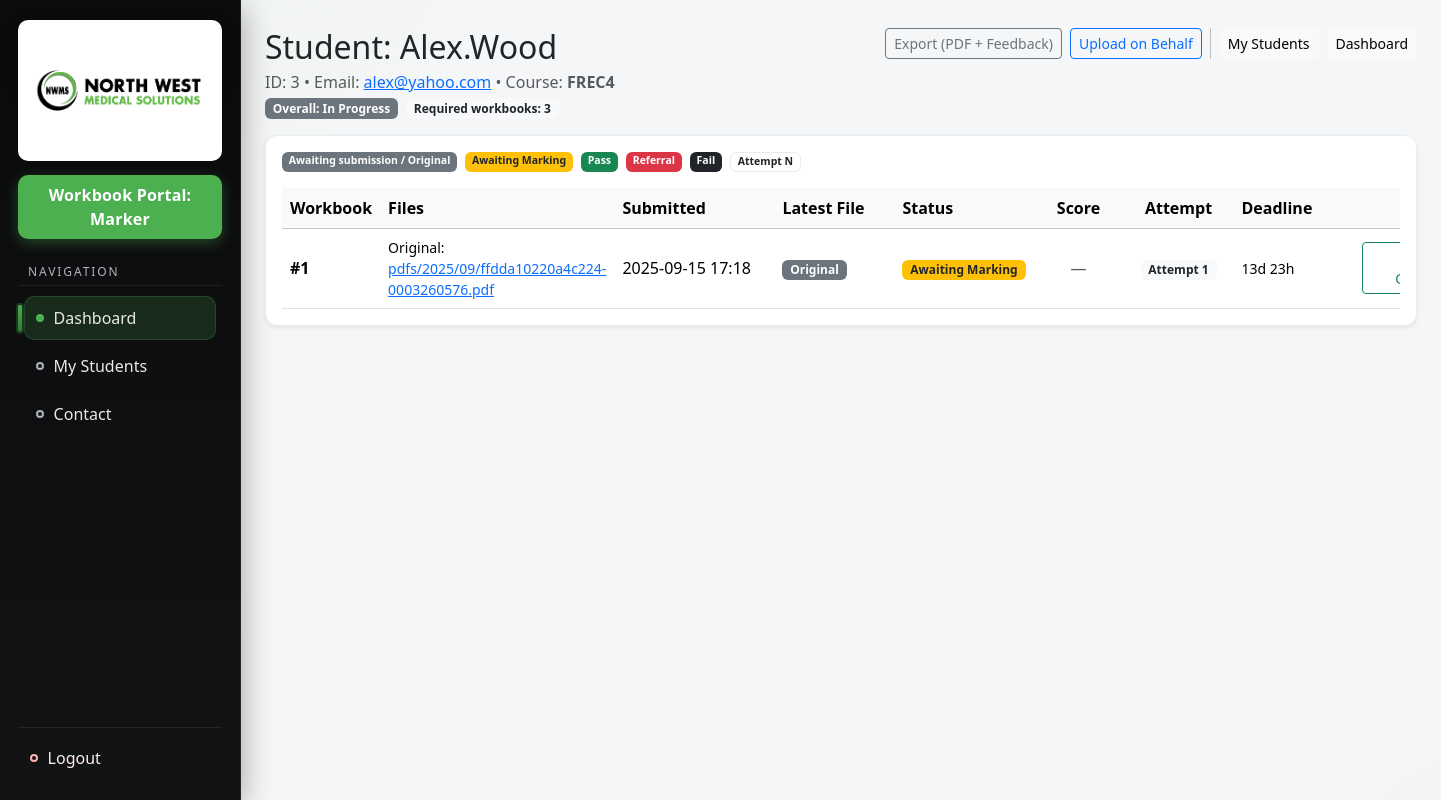
/marker_view_student/3 (signed in), run on an earlier commit of the app's database.
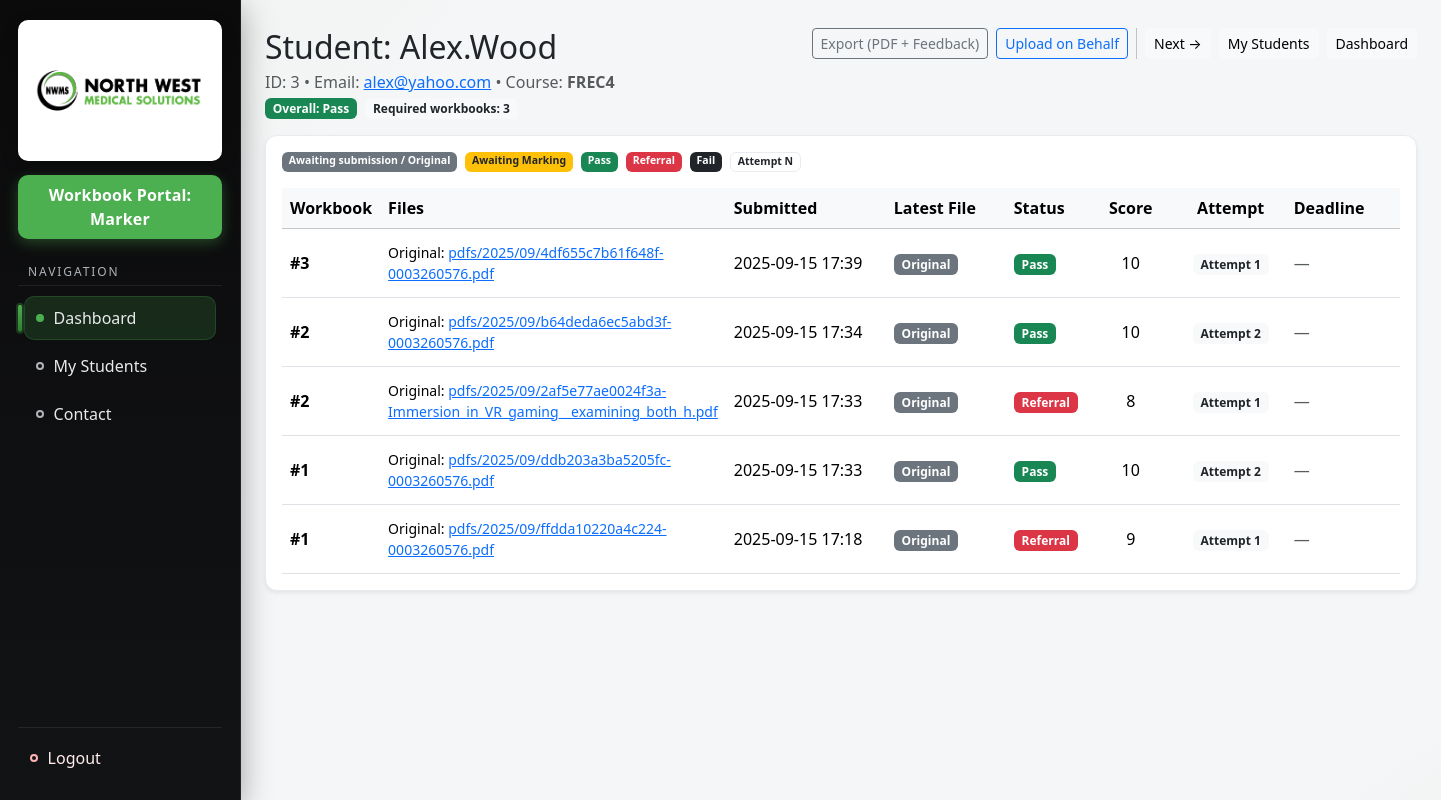
And on a later commit of the database.
### app.py (models this page shows)
class User(UserMixin, db.Model):
    id       = db.Column(db.Integer, primary_key=True)
    username = db.Column(db.String(150), nullable=False, unique=True)
    email    = db.Column(db.String(150), nullable=False, unique=True)
    password = db.Column(db.String(150), nullable=False)
    role     = db.Column(db.String(50),  nullable=False)  # 'student','marker','admin'
    course   = db.Column(db.String(10),  nullable=True)   # for students
    cohort_id = db.Column(db.Integer, db.ForeignKey('cohort.id'), nullable=True)
    cohort = db.relationship('Cohort', foreign_keys=[cohort_id])

class WorkbookSubmission(db.Model):
    id          = db.Column(db.Integer, primary_key=True)
    student_id  = db.Column(db.Integer, db.ForeignKey('user.id'), nullable=False)
    workbook_number = db.Column(db.Integer, nullable=False)
    file_path   = db.Column(db.String(255))
    submission_time = db.Column(db.DateTime, default=now_utc_naive)
    marked      = db.Column(db.Boolean, default=False)
    score       = db.Column(db.Integer, nullable=True)
    feedback    = db.Column(db.Text, nullable=True)
    is_referral = db.Column(db.Boolean, default=False)
    referral_count = db.Column(db.Integer, default=0)  # increments when a submission is set to Referral
    corrected_submission_path = db.Column(db.String(255), nullable=True)
    corrected_submission_time = db.Column(db.DateTime, nullable=True)
    student = db.relationship('User', foreign_keys=[student_id])

### app.py (the view)
@app.route('/marker_view_student/<int:student_id>')
@login_required
def marker_view_student(student_id):
    if current_user.role != 'marker':
        return redirect(url_for('login'))
    if not marker_is_assigned_to_student(current_user.id, student_id):
        abort(403)
    student = db.session.get(User, student_id)
    if not student:
        abort(404)
    workbooks = WorkbookSubmission.query.filter_by(student_id=student.id).all()
    required = get_total_workbooks(student.course)
    workbooks_dict = {w.workbook_number: w for w in workbooks}
    assigned_students = get_assigned_students_for_marker(current_user.id)
    ids = [s.id for s in sorted(assigned_students, key=lambda s: s.id)]
    idx = ids.index(student.id)
    prev_id = ids[idx - 1] if idx > 0 else None
    next_id = ids[idx + 1] if idx < len(ids) - 1 else None
    return render_template('marker_view_student.html', student=student, required=required,
                           workbooks=workbooks, workbooks_dict=workbooks_dict,
                           status=compute_overall_status([build_workbook_item(student.id, n) for n in range(1, required + 1)], required),
                           now=now_utc_naive(), timedelta=timedelta, prev_id=prev_id, next_id=next_id,
                           get_marking_deadline=get_marking_deadline)

### templates/marker_view_student.html (shortened to what this page needs)
{% extends 'base.html' %}
{% block content %}
<div class="d-flex flex-wrap align-items-start justify-content-between mb-3 gap-2">
  <div>
    <h2 class="mb-1">Student: {{ student.username }}</h2>
    <div class="text-muted">
      ID: {{ student.id }} •
      Email: <a href="mailto:{{ student.email }}">{{ student.email }}</a> •
      Course: <strong>{{ student.course or '—' }}</strong>
    </div>
    <div class="mt-1 d-flex align-items-center flex-wrap gap-2">
      {% if status == 'Pass' %}
        <span class="badge bg-success">Overall: Pass</span>
      {% elif status == 'Fail' %}
        <span class="badge bg-dark">Overall: Fail</span>
      {% else %}
        <span class="badge bg-secondary">Overall: In Progress</span>
      {% endif %}
      <span class="badge bg-light text-dark">Required workbooks: {{ required }}</span>
    </div>
  </div>
  <div class="d-flex align-items-center flex-wrap gap-2">
    <a href="{{ url_for('export_student_report', student_id=student.id, with_feedback=1) }}"
       class="btn btn-outline-secondary btn-sm">
      Export (PDF + Feedback)
    </a>
    <a href="{{ url_for('proxy_upload', student_id=student.id) }}"
       class="btn btn-outline-primary btn-sm">
      Upload on Behalf
    </a>
    {% if next_id %}
      <a class="btn btn-light btn-sm" href="{{ url_for('marker_view_student', student_id=next_id) }}">Next &rarr;</a>
    {% endif %}
    <a class="btn btn-light btn-sm" href="{{ url_for('marker_students') }}">My Students</a>
    <a class="btn btn-light btn-sm" href="{{ url_for('marker_dashboard') }}">Dashboard</a>
  </div>
</div>
<div class="card shadow-sm">
  <div class="card-body">
    <div class="d-flex flex-wrap gap-2 mb-3 small">
      <span class="badge bg-secondary">Awaiting submission / Original</span>
      <span class="badge bg-warning text-dark">Awaiting Marking</span>
      <span class="badge bg-success">Pass</span>
      <span class="badge bg-danger">Referral</span>
      <span class="badge bg-dark">Fail</span>
      <span class="badge bg-outline">Attempt N</span>
    </div>
    <div class="table-responsive">
      <table class="table table-hover align-middle mb-0">
        <thead class="table-light">
          <tr>
            <th style="min-width:90px;">Workbook</th>
            <th>Files</th>
            <th style="min-width:160px;">Submitted</th>
            <th style="min-width:120px;">Latest File</th>
            <th>Status</th>
            <th class="text-center" style="min-width:90px;">Score</th>
            <th class="text-center" style="min-width:110px;">Attempt</th>
            <th style="min-width:120px;">Deadline</th>
            <th class="text-end" style="min-width:150px;">Actions</th>
          </tr>
        </thead>
        <tbody>
          {% for w in workbooks|sort(attribute='workbook_number')|sort(attribute='submission_time', reverse=True) %}
            {% set earlier_same_wb = (workbooks
                | selectattr('workbook_number','equalto', w.workbook_number)
                | selectattr('submission_time','lt', w.submission_time)
                | list
                | length) %}
            {% set attempt_n = earlier_same_wb + 1 %}
            {% set latest_file = w.corrected_submission_path or w.file_path %}
            {% set is_pdf = latest_file and (latest_file|string).lower().endswith('.pdf') %}
            {% set days_left, hours_left, deadline = get_marking_deadline(w) %}
            {% set overdue = (deadline - now).total_seconds() < 0 and not w.marked %}
            <tr class="{{ 'table-danger' if overdue else '' }}">
              <td class="fw-semibold">#{{ w.workbook_number }}</td>
              <td class="small">
                {% if w.file_path %}
                  <div>Original:
                    <a href="{{ url_for('uploaded_file', filename=w.file_path) }}" target="_blank" rel="noopener">
                      {{ w.file_path }}
                    </a>
                  </div>
                {% endif %}
              </td>
              <td>
                <div title="{{ w.submission_time }}">
                  {{ w.submission_time.strftime('%Y-%m-%d %H:%M') }}
                </div>
              </td>
              <td>
                {% if w.corrected_submission_path %}
                  <span class="badge bg-danger">Re-upload</span>
                {% elif w.file_path %}
                  <span class="badge bg-secondary">Original</span>
                {% else %}
                  <span class="text-muted">—</span>
                {% endif %}
              </td>
              <td>
                {% if not w.marked %}
                  {% if w.is_referral %}
                    <span class="badge bg-danger">Referral (awaiting)</span>
                  {% else %}
                    <span class="badge bg-warning text-dark">Awaiting Marking</span>
                  {% endif %}
                {% else %}
                  {% if w.is_referral %}
                    <span class="badge bg-danger">Referral</span>
                  {% elif w.score == 0 %}
                    <span class="badge bg-dark">Fail</span>
                  {% else %}
                    <span class="badge bg-success">Pass</span>
                  {% endif %}
                {% endif %}
              </td>
              <td class="text-center">
                {% if w.marked %}
                  {{ w.score }}
                {% else %}
                  <span class="text-muted">—</span>
                {% endif %}
              </td>
              <td class="text-center">
                <span class="badge bg-light text-dark">Attempt {{ attempt_n }}</span>
              </td>
              <td>
                {% if w.marked %}
                  <span class="text-muted">—</span>
                {% else %}
                  {% if overdue %}
                    <span class="text-danger fw-semibold">Overdue</span>
                  {% else %}
                    <span class="small">{{ days_left }}d {{ hours_left }}h</span>
                  {% endif %}
                {% endif %}
              </td>
              <td class="text-end">
                {% if is_pdf %}
                  <a href="{{ url_for('mark_workbook_questions', submission_id=w.id) }}"
                     class="btn btn-sm btn-outline-success">
                  </a>
                {% else %}
                  <button class="btn btn-sm btn-outline-secondary" disabled title="PDF required">
                    Mark by Questions
                  </button>
                {% endif %}
              </td>
            </tr>
          {% endfor %}
        </tbody>
      </table>
    </div>
  </div>
</div>
{% endblock %}

### templates/base.html (shortened to what this page needs)
<!doctype html>
<html lang="en">
<head>
  <link href="https://cdn.jsdelivr.net/npm/bootstrap@5.3.2/dist/css/bootstrap.min.css" rel="stylesheet">
</head>
<body>
<div class="layout">
  {% if current_user.is_authenticated %}
  <aside class="sidebar">
    <div class="brand">
      <img src="{{ url_for('static', filename='images/nwms_logo.png') }}" alt="NWMS Logo">
    </div>
    <div class="portal-banner">
      Workbook Portal: {{ current_user.role|capitalize }}
    </div>
    <div class="nav-block">
      <div class="nav-title">Navigation</div>
      <ul class="nav-list">
        {% if current_user.role == 'admin' %}
          <li class="nav-item">
            <a class="nav-link {{ 'active' if request.endpoint == 'admin_dashboard' else '' }}" href="{{ url_for('admin_dashboard') }}">
              <span class="dot"></span> Dashboard
            </a>
          </li>
          <li class="nav-item">
            <a class="nav-link {{ 'active' if request.endpoint == 'admin_activity' else '' }}" href="{{ url_for('admin_activity') }}">
              <span class="dot"></span> Activity Log
            </a>
          </li>
          <li class="nav-item">
            <a class="nav-link {{ 'active' if request.endpoint == 'admin_assign' else '' }}" href="{{ url_for('admin_assign') }}">
              <span class="dot"></span> Assign Student
            </a>
          </li>
          <li class="nav-item">
            <a class="nav-link {{ 'active' if request.endpoint == 'admin_cohorts' else '' }}" href="{{ url_for('admin_cohorts') }}">
              <span class="dot"></span> Cohorts Editor
            </a>
          </li>
          <li class="nav-item">
            <a class="nav-link {{ 'active' if request.endpoint == 'admin_delete_students' else '' }}" href="{{ url_for('admin_delete_students') }}">
              <span class="dot"></span> Delete Students
            </a>
          </li>
          <li class="nav-item">
            <a class="nav-link {{ 'active' if request.endpoint == 'admin_delete_markers' else '' }}" href="{{ url_for('admin_delete_markers') }}">
              <span class="dot"></span> Delete Markers
            </a>
          </li>
          <li class="nav-item">
            <a class="nav-link {{ 'active' if request.endpoint == 'admin_settings' else '' }}" href="{{ url_for('admin_settings') }}">
              <span class="dot"></span> Settings
            </a>
          </li>
          {% if request.view_args and request.view_args.get('student_id') %}
          <li class="nav-item">
            <a class="nav-link {{ 'active' if request.endpoint == 'proxy_upload' else '' }}"
               href="{{ url_for('proxy_upload', student_id=request.view_args.get('student_id')) }}">
              <span class="dot"></span> Upload for Student
            </a>
          </li>
          {% endif %}
        {% elif current_user.role == 'marker' %}
          <li class="nav-item">
            <a class="nav-link {{ 'active' if request.endpoint in ['marker_dashboard','marker_view_student'] else '' }}" href="{{ url_for('marker_dashboard') }}">
              <span class="dot"></span> Dashboard
            </a>
          </li>
          <li class="nav-item">
            <a class="nav-link {{ 'active' if request.endpoint == 'marker_students' else '' }}" href="{{ url_for('marker_students') }}">
              <span class="dot"></span> My Students
            </a>
          </li>
          <li class="nav-item">
            <a class="nav-link {{ 'active' if request.endpoint == 'contact' else '' }}" href="{{ url_for('contact') }}">
              <span class="dot"></span> Contact
            </a>
          </li>
        {% endif %}
      </ul>
    </div>
    <div class="logout">
      <a class="nav-link" href="{{ url_for('logout') }}">
        <span class="dot" style="border-color:#ffb3b3;"></span> Logout
      </a>
    </div>
  </aside>
  {% endif %}
  <main class="content">
    <div class="content-inner">
      {% block content %}{% endblock %}
    </div>
  </main>
</div>
</body>
</html>

What changed in the data, as far as the page shows it:
added WorkbookSubmission: workbook_number "3", file_path "pdfs/2025/09/4df655c7b61f648f-0003260576.pdf", submission_time "2025-09-15 17:39", shows "Original", is_referral "Pass", score "10", marked "1"
added WorkbookSubmission: workbook_number "2", file_path "pdfs/2025/09/b64deda6ec5abd3f-0003260576.pdf", submission_time "2025-09-15 17:34", shows "Original", marked "Pass", score "10"
added WorkbookSubmission: workbook_number "2", file_path "pdfs/2025/09/2af5e77ae0024f3a-Immersion_in_VR_gaming__examining_both_h.pdf", submission_time "2025-09-15 17:33", shows "Original", marked "Referral", score "8", attempt_n "1"
added WorkbookSubmission: workbook_number "1", file_path "pdfs/2025/09/ddb203a3ba5205fc-0003260576.pdf", submission_time "2025-09-15 17:33", shows "Original", marked "Pass", score "10", id "2"
changed WorkbookSubmission "pdfs/2025/09/ffdda10220a4c224-0003260576.pdf": score (not shown) → "9"; days_left "13" → (not shown); hours_left "23" → (not shown); marked "Awaiting Marking d h" → "Referral"
Also different on the page:
text no longer shown: "Overall: In Progress"
text now shown: "Overall: Pass Next →"
